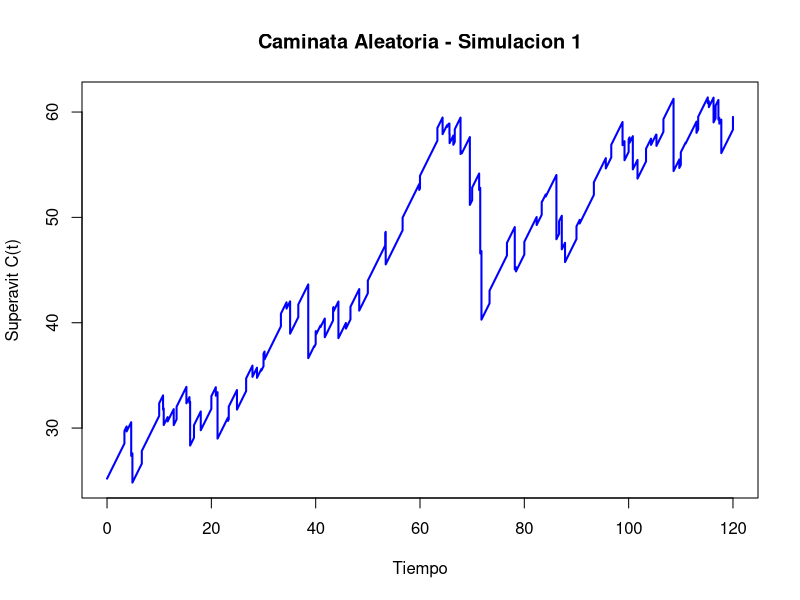
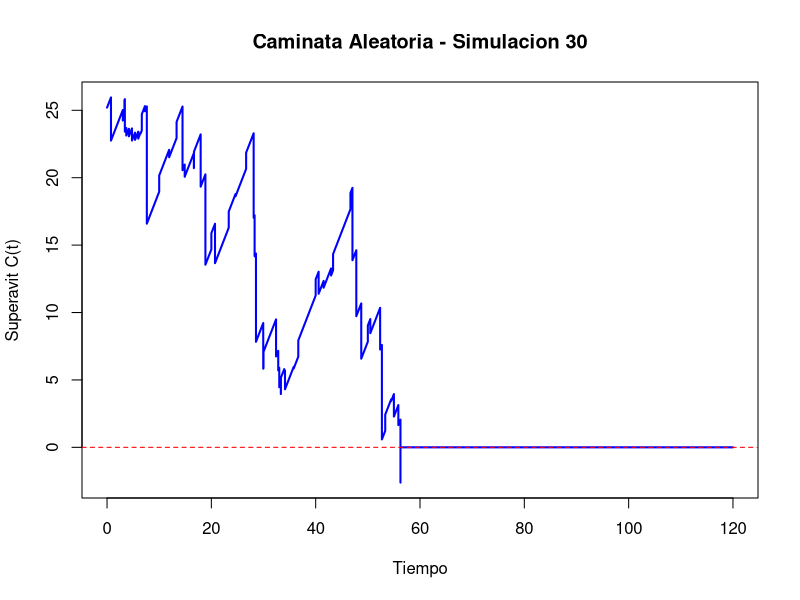

The R script that drew these images, in order: (Note: a time limit stopped this script after it produced the figures.)
set.seed(89)  # para reproducibilidad

### MODELO ###

# PARTE III: Evaluar estrategias de inyeccion
# Inyecciones fijas periodicas

## Parametros generales del modelo
u <- 24 # capital inicial
c <- 1 # tasa de ingreso de primas por unidad de tiempo
Tmax <- 120 # tiempo total a simular
nsim <- 10000 # Numero de simulaciones para Monte Carlo

## Parametros de frecuencia
# Parametros de la distribucion de arribos de siniestros (Exponencial)
lambda <- 0.6

## Parametros de tamano
# Parametros de la distribucion de tamanos de siniestros (Exponencial)
lambda_2 <- 0.5

### Monte Carlo ###

## Condiciones iniciales
contador_ruinas <- 0 # Contador de ruinas
contador_no_ruinas <- 0 # Contador de no-ruinas
tiempos_ruina <- numeric() # Tiempos de ruinas

utilidades <- numeric(nsim) # Utilidades
graficado_ruina <- FALSE
graficado_no_ruina <- FALSE

## Simulaciones
for (i in 1:nsim) {
  
  ## Tiempos de arribo de los siniestros
  arribos_brutos_sin <- cumsum(rexp(n = Tmax * lambda * 2, rate = lambda))
  if (tail(arribos_brutos_sin, 1) < Tmax) {
    warning("No se generaron suficientes eventos para cubrir hasta Tmax. Aumentar n.")
  }
  arribos_sin <- arribos_brutos_sin[arribos_brutos_sin <= Tmax]
  n_sin <- length(arribos_sin)
  
  ## Tiempos de arribo de las inyecciones
  arribos_brutos_iny <- seq(0, Tmax, by = 1 / 0.3)
  if (tail(arribos_brutos_iny, 1) < Tmax) {
    warning("No se generaron suficientes eventos para cubrir hasta Tmax. Aumentar n.")
  }
  arribos_iny <- arribos_brutos_iny[arribos_brutos_iny <= Tmax]
  n_iny <- length(arribos_iny)
  
  ## Tamanos de los siniestros
  siniestros <- rexp(n_sin, rate = lambda_2)
  
  ## Tamanos de las inyecciones
  inyecciones <- rep(1.2, n_iny)
  
  ### PROCESO DE SUPERAVIT ###
  
  ## Malla temporal
  malla_temp <- seq(0, Tmax, by = 0.001)
  Ct <- numeric(length(malla_temp))
  sin_index <- 1
  acumulados_sin <- 0
  iny_index <- 1
  acumulados_iny <- 0
  ruina_ocurrida <- FALSE
  tiempo_ruina <- NA
  
  for (j in seq_along(malla_temp)) {
    t <- malla_temp[j]
    
    ## Suma siniestros que ya ocurrieron hasta t
    while (sin_index <= n_sin && arribos_sin[sin_index] <= t) {
      acumulados_sin <- acumulados_sin + siniestros[sin_index]
      sin_index <- sin_index + 1
    }
    
    ## Suma inyecciones que ya ocurrieron hasta t
    while (iny_index <= n_iny && arribos_iny[iny_index] <= t) {
      acumulados_iny <- acumulados_iny + inyecciones[iny_index]
      iny_index <- iny_index + 1
    }
    
    ## Calculamos el superavit
    Ct[j] <- u + c * t - acumulados_sin + acumulados_iny
    
    ## Verificamos si hubo ruina
    if (!ruina_ocurrida && Ct[j] < 0) {
      ruina_ocurrida <- TRUE
      tiempo_ruina <- t
      break  # podemos salir del bucle si ya hay ruina
    }
  }
  
  ## Calculamos las utilidades (si hubo)
  t_final <- if (ruina_ocurrida) tiempo_ruina else Tmax # Tiempo final efectivo
  prima_total <- c * t_final # Prima acumulada hasta ese momento
  utilidades[i] <- prima_total - acumulados_sin # Utilidad (no incluye inyecciones, solo primas - siniestros)
  
  ## Almacenamos los datos de ruina (si hubo) o no-ruina
  if (ruina_ocurrida) {
    contador_ruinas <- contador_ruinas + 1
    tiempos_ruina <- c(tiempos_ruina, tiempo_ruina)
  }
  if (!ruina_ocurrida) {
    contador_no_ruinas <- contador_no_ruinas + 1
  }
  
  ## Graficamos la primera no-ruina
  if (!ruina_ocurrida && !graficado_no_ruina) {
    plot(malla_temp, Ct, type = "l", lwd = 2, col = "blue",
         xlab = "Tiempo", ylab = "Superavit C(t)",
         main = paste0("Caminata Aleatoria - Simulacion ", i))
    abline(h = 0, col = "red", lty = 2)
    graficado_no_ruina <- TRUE
  }
  
  ## Graficamos la primera ruina
  if (ruina_ocurrida && !graficado_ruina) {
    plot(malla_temp, Ct, type = "l", lwd = 2, col = "blue",
         xlab = "Tiempo", ylab = "Superavit C(t)",
         main = paste0("Caminata Aleatoria - Simulacion ", i))
    abline(h = 0, col = "red", lty = 2)
    graficado_ruina <- TRUE
  }
}

### Resultados ###

## Calculamos los resultados de las simulaciones Monte Carlo
prob_ruina <- contador_ruinas / nsim
tiempo_prom_ruina <- ifelse(length(tiempos_ruina) > 0, mean(tiempos_ruina), NA)

## Calculamos el Intervalo de confianza
z <- 1.96  # valor z para 95 por ciento
se <- sqrt(prob_ruina * (1 - prob_ruina) / nsim)  # error estandar
ic_inf <- prob_ruina - z * se
ic_sup <- prob_ruina + z * se
# Nota: 90 por ciento z = 1.645, 95 por ciento z = 1.96, 99 por ciento z = 2.576

### Resumen ###

## Cuadro Resumen
cat("Probabilidad estimada de ruina:", round(prob_ruina, 4), "\n")
cat("Intervalo de confianza al 95 por ciento: [", round(ic_inf, 4), ",", round(ic_sup, 4), "]\n")
cat("Tiempo promedio hasta la ruina (condicionado):", round(tiempo_prom_ruina, 4), "\n")
cat("Utilidad promedio:", round(mean(utilidades), 4), "\n")

## Graficas Resumen
if (length(tiempos_ruina) > 0) {
  hist(tiempos_ruina, breaks = 50, col = "lightblue",
       main = "Distribucion de los tiempos de ruina",
       xlab = "Tiempo de ruina", ylab = "Frecuencia")
}

hist(utilidades, breaks = 50, col = "lightgreen",
     main = "Distribucion de la utilidad (prima - siniestros)",
     xlab = "Utilidad", ylab = "Frecuencia")
